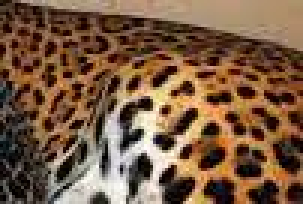
#> input picture images/oncas/1.jpg, 101 x 68 px (shown 3 times larger); its folder holds 4 pictures in this run
$ python image_grayscale.py
#> lines starting #> are read from the running program, lines starting #| are printed output that depends on the picture
from PIL import Image
import os

source_dir = 'images/oncas/'
destination_dir = 'images/greyscaled/'

if not os.path.exists(destination_dir):
    os.mkdir(destination_dir)

files = [f for f in os.listdir(source_dir)]

for f in files:
    print('Found image:', f)
    img = Image.open(source_dir + f).convert('L')
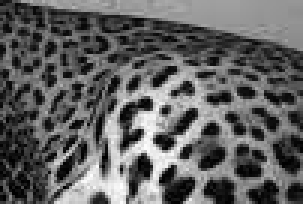
#> img: PIL image 101x68 L (shown 3 times larger); min 0, max 255, mean 97.4
    img.save(destination_dir + f)
#> pass 2 of the loop `for f in files:`:
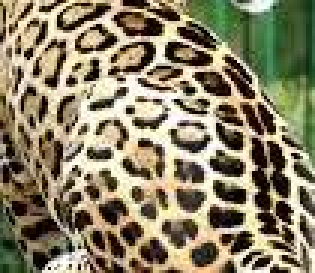
#> input picture images/oncas/2.jpg, 105 x 91 px (shown 3 times larger)
#> `img = Image.open(source_dir + f).convert('L')`:
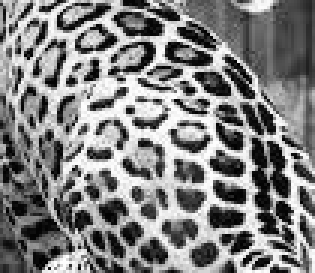
#> img: PIL image 105x91 L (shown 3 times larger); min 1, max 255, mean 129
#> pass 3 of the loop `for f in files:`:
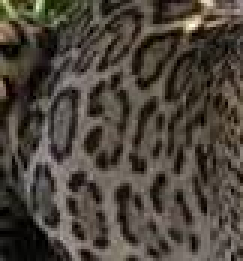
#> input picture images/oncas/3.jpg, 81 x 87 px (shown 3 times larger)
#> `img = Image.open(source_dir + f).convert('L')`:
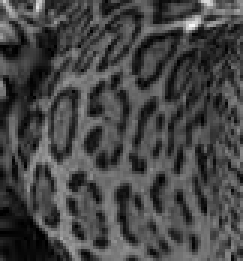
#> img: PIL image 81x87 L (shown 3 times larger); min 0, max 249, mean 69.9
#> the loop made 4 passes; the first 3 are shown
